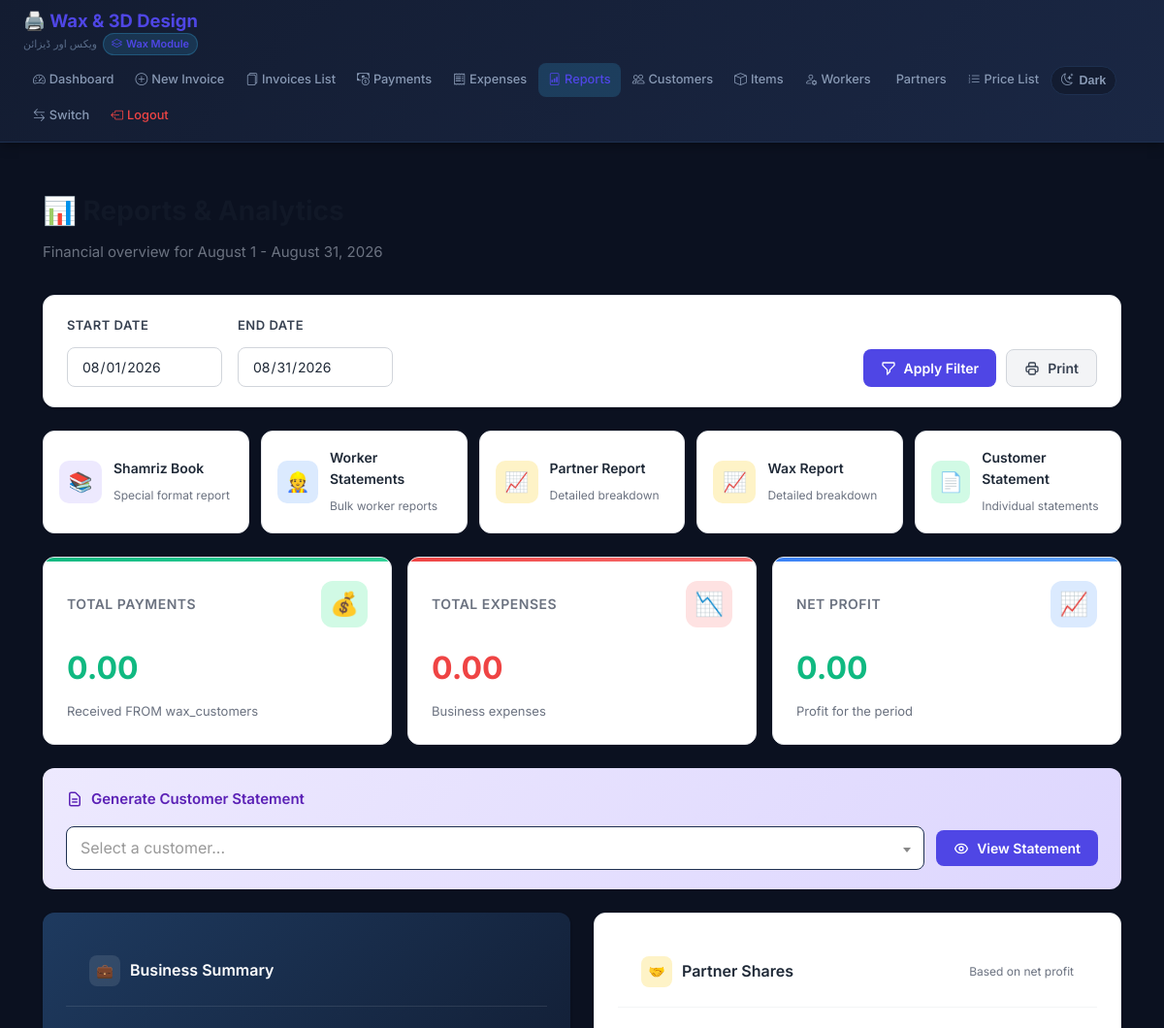
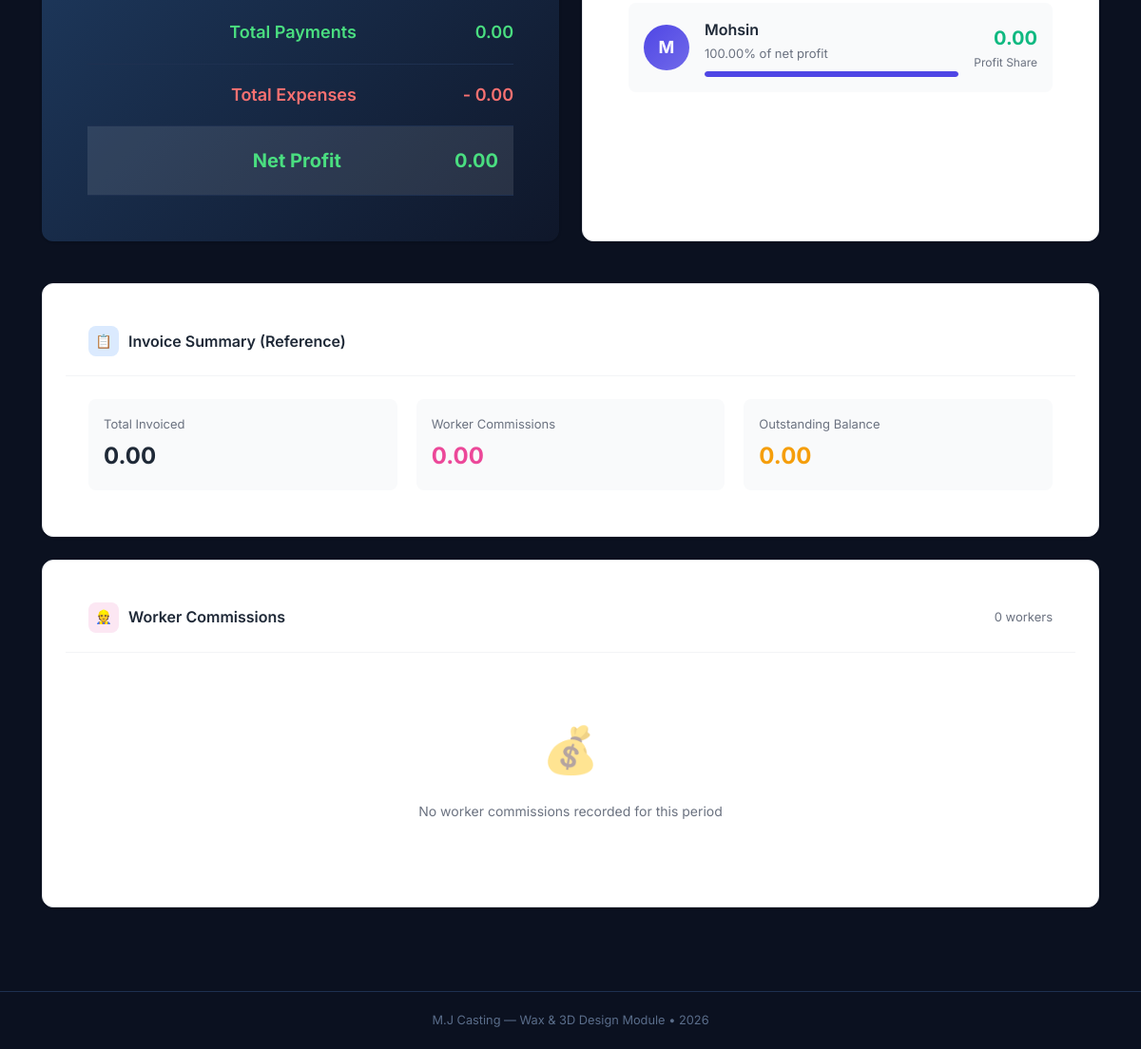
Screenshot of /wax/reports.php (signed in) with the database file from the repository (2 pictures, top to bottom).
### tables this page shows
CREATE TABLE `wax_partners` (
  `id` int(11) NOT NULL,
  `name` varchar(100) NOT NULL,
  `share_percentage` decimal(5,2) NOT NULL,
  `active` tinyint(1) DEFAULT 1
);

### wax/includes/functions.php (called while the page is built, shortened)
<?php
function format_currency($amount) {
    return number_format($amount, 2);
}

### wax/reports.php (the view, shortened to what this page needs)
<?php
require_once __DIR__ . '/includes/functions.php';
$pdo = getDB();
$start_date = $_GET['start_date'] ?? $_COOKIE['report_start_date'] ?? date('Y-m-01');
$end_date = $_GET['end_date'] ?? $_COOKIE['report_end_date'] ?? date('Y-m-t');
$stmt = $pdo->prepare("SELECT SUM(amount) FROM wax_payments WHERE payment_date BETWEEN ? AND ?");
$stmt->execute([$start_date, $end_date]);
$total_payments = $stmt->fetchColumn() ?: 0;
$stmt = $pdo->prepare("SELECT SUM(amount) FROM wax_expenses WHERE expense_date BETWEEN ? AND ?");
$stmt->execute([$start_date, $end_date]);
$total_expenses = $stmt->fetchColumn() ?: 0;
$net_profit = $total_payments - $total_expenses;
$sql = "
    SELECT
        SUM(ii.amount) as total_billed,
        SUM(ii.amount * (ii.worker_percentage / 100)) as total_worker_comm
    FROM wax_invoice_items ii
    JOIN wax_invoices i ON ii.invoice_id = i.id
    WHERE i.invoice_date BETWEEN ? AND ?
";
$stmt = $pdo->prepare($sql);
$stmt->execute([$start_date, $end_date]);
$invoice_stats = $stmt->fetch();
$total_billed = $invoice_stats['total_billed'] ?: 0;
$total_worker_comm = $invoice_stats['total_worker_comm'] ?: 0;
$sql_workers = "
    SELECT
        w.id,
        w.name,
        SUM(ii.commission_amount) as commission
    FROM wax_invoice_items ii
    JOIN wax_invoices i ON ii.invoice_id = i.id
    JOIN wax_workers w ON ii.worker_id = w.id
    WHERE i.invoice_date BETWEEN ? AND ?
    GROUP BY w.id, w.name
    HAVING commission > 0
    ORDER BY commission DESC
";
$stmt = $pdo->prepare($sql_workers);
$stmt->execute([$start_date, $end_date]);
$worker_stats = $stmt->fetchAll();
$partners = $pdo->query("SELECT name, share_percentage FROM wax_partners WHERE active = 1")->fetchAll();
include __DIR__ . '/templates/header.php';
?>
<div class="reports-container">
    <div class="page-header">
        <h1>📊 Reports & Analytics</h1>
        <p>Financial overview for <?= date('F j', strtotime($start_date)) ?> - <?= date('F j, Y', strtotime($end_date)) ?></p>
    </div>
    <div class="filter-section">
        <form method="GET" class="filter-row">
            <div class="filter-group">
                <label>Start Date</label>
                <input type="date" name="start_date" value="<?= $start_date ?>">
            </div>
            <div class="filter-group">
                <label>End Date</label>
                <input type="date" name="end_date" value="<?= $end_date ?>">
            </div>
            <div class="filter-actions">
                <button type="submit" class="btn btn-primary">
                    <svg width="16" height="16" fill="none" stroke="currentColor" viewBox="0 0 24 24">
                        <path stroke-linecap="round" stroke-linejoin="round" stroke-width="2" d="M3 4a1 1 0 011-1h16a1 1 0 011 1v2.586a1 1 0 01-.293.707l-6.414 6.414a1 1 0 00-.293.707V17l-4 4v-6.586a1 1 0 00-.293-.707L3.293 7.293A1 1 0 013 6.586V4z"/>
                    </svg>
                    Apply Filter
                </button>
                <button type="button" class="btn btn-secondary" onclick="window.print()">
                    Print
                </button>
            </div>
        </form>
    </div>
    <div class="quick-actions">
        <a href="print_shamriz_book.php?start_date=<?= $start_date ?>&end_date=<?= $end_date ?>" class="quick-action-card">
            <div class="quick-action-icon purple">📚</div>
            <div class="quick-action-text">
                <h4>Shamriz Book</h4>
                <span>Special format report</span>
            </div>
        </a>
        <a href="report_bulk_worker.php?start_date=<?= $start_date ?>&end_date=<?= $end_date ?>" class="quick-action-card">
            <div class="quick-action-icon blue">👷</div>
            <div class="quick-action-text">
                <h4>Worker Statements</h4>
                <span>Bulk worker reports</span>
            </div>
        </a>
        <a href="report_partner_advanced.php?start_date=<?= $start_date ?>&end_date=<?= $end_date ?>" class="quick-action-card">
            <div class="quick-action-icon amber">📈</div>
            <div class="quick-action-text">
                <h4>Partner Report</h4>
                <span>Detailed breakdown</span>
            </div>
        </a>
                <a href="report_wax.php?start_date=<?= $start_date ?>&end_date=<?= $end_date ?>" class="quick-action-card">
            <div class="quick-action-icon amber">📈</div>
            <div class="quick-action-text">
                <h4>Wax Report</h4>
                <span>Detailed breakdown</span>
            </div>
        </a>
        <a href="#" class="quick-action-card" onclick="document.getElementById('customerSelect').focus(); return false;">
            <div class="quick-action-icon green">📄</div>
            <div class="quick-action-text">
                <h4>Customer Statement</h4>
                <span>Individual statements</span>
            </div>
        </a>
    </div>
    <div class="stats-grid">
        <div class="stat-card payments">
            <div class="stat-header">
                <span class="stat-label">Total Payments</span>
                <div class="stat-icon">💰</div>
            </div>
            <div class="stat-value"><?= format_currency($total_payments) ?></div>
            <div class="stat-subtitle">Received FROM wax_customers</div>
        </div>
        <div class="stat-card expenses">
            <div class="stat-header">
                <span class="stat-label">Total Expenses</span>
                <div class="stat-icon">📉</div>
            </div>
            <div class="stat-value"><?= format_currency($total_expenses) ?></div>
            <div class="stat-subtitle">Business expenses</div>
        </div>
        <div class="stat-card profit">
            <div class="stat-header">
                <span class="stat-label">Net Profit</span>
                <div class="stat-icon"><?= $net_profit >= 0 ? '📈' : '📉' ?></div>
            </div>
            <div class="stat-value"><?= format_currency($net_profit) ?></div>
            <div class="stat-subtitle"><?= $net_profit >= 0 ? 'Profit' : 'Loss' ?> for the period</div>
        </div>
    </div>
    <div class="customer-statement-section">
        <h4>
            <svg width="18" height="18" fill="none" stroke="currentColor" viewBox="0 0 24 24">
                <path stroke-linecap="round" stroke-linejoin="round" stroke-width="2" d="M9 12h6m-6 4h6m2 5H7a2 2 0 01-2-2V5a2 2 0 012-2h5.586a1 1 0 01.707.293l5.414 5.414a1 1 0 01.293.707V19a2 2 0 01-2 2z"/>
            </svg>
            Generate Customer Statement
        </h4>
        <form action="statement_customer.php" method="GET" class="customer-statement-form">
            <div class="select-wrapper">
            </div>
            <button type="submit" class="btn btn-primary">
                View Statement
            </button>
        </form>
    </div>
    <div class="content-grid">
        <div class="card summary-card">
            <div class="card-header">
                <h3>
                    <span class="icon" style="background: rgba(255,255,255,0.1);">💼</span>
                    Business Summary
                </h3>
            </div>
            <div class="card-body">
                <table class="summary-table">
                    <tr>
                        <td class="text-green">Total Payments</td>
                        <td class="text-green"><?= format_currency($total_payments) ?></td>
                    </tr>
                    <tr>
                        <td class="text-red">Total Expenses</td>
                        <td class="text-red">- <?= format_currency($total_expenses) ?></td>
                    </tr>
                    <tr class="total">
                        <td class="<?= $net_profit >= 0 ? 'profit-positive' : 'profit-negative' ?>">Net Profit</td>
                        <td class="<?= $net_profit >= 0 ? 'profit-positive' : 'profit-negative' ?>">
                            <?= format_currency($net_profit) ?>
                        </td>
                    </tr>
                </table>
            </div>
        </div>
        <div class="card">
            <div class="card-header">
                <h3>
                    <span class="icon" style="background: #fef3c7; color: #d97706;">🤝</span>
                    Partner Shares
                </h3>
                <span style="font-size: 12px; color: var(--gray-500);">Based on net profit</span>
            </div>
            <div class="card-body">
                <div class="partner-grid">
                    <?php foreach ($partners as $index => $p):
                        $share_amt = $net_profit * ($p['share_percentage'] / 100);
                        $colors = ['#4f46e5', '#7c3aed', '#2563eb', '#0891b2'];
                        $color = $colors[$index % count($colors)];
                    ?>
                    <div class="partner-card">
                        <div class="partner-avatar" style="background: linear-gradient(135deg, <?= $color ?> 0%, <?= $color ?>cc 100%);">
                            <?= strtoupper(substr($p['name'], 0, 1)) ?>
                        </div>
                        <div class="partner-info">
                            <div class="partner-name"><?= htmlspecialchars($p['name']) ?></div>
                            <div class="partner-percentage"><?= $p['share_percentage'] ?>% of net profit</div>
                            <div class="progress-bar">
                                <div class="progress-fill" style="width: <?= $p['share_percentage'] ?>%; background: <?= $color ?>;"></div>
                            </div>
                        </div>
                        <div class="partner-amount">
                            <div class="value"><?= format_currency($share_amt) ?></div>
                            <div class="label"><?= $share_amt >= 0 ? 'Profit Share' : 'Loss Share' ?></div>
                        </div>
                    </div>
                    <?php endforeach; ?>
                </div>
            </div>
        </div>
    </div>
    <div class="card" style="margin-bottom: 24px;">
        <div class="card-header">
            <h3>
                <span class="icon" style="background: #dbeafe; color: #2563eb;">📋</span>
                Invoice Summary (Reference)
            </h3>
        </div>
        <div class="card-body">
            <div style="display: grid; grid-template-columns: repeat(auto-fit, minmax(200px, 1fr)); gap: 20px;">
                <div style="padding: 16px; background: var(--gray-50); border-radius: var(--radius-sm);">
                    <div style="font-size: 13px; color: var(--gray-500); margin-bottom: 4px;">Total Invoiced</div>
                    <div style="font-size: 24px; font-weight: 700; color: var(--gray-800);"><?= format_currency($total_billed) ?></div>
                </div>
                <div style="padding: 16px; background: var(--gray-50); border-radius: var(--radius-sm);">
                    <div style="font-size: 13px; color: var(--gray-500); margin-bottom: 4px;">Worker Commissions</div>
                    <div style="font-size: 24px; font-weight: 700; color: #ec4899;"><?= format_currency($total_worker_comm) ?></div>
                </div>
                <div style="padding: 16px; background: var(--gray-50); border-radius: var(--radius-sm);">
                    <div style="font-size: 13px; color: var(--gray-500); margin-bottom: 4px;">Outstanding Balance</div>
                    <div style="font-size: 24px; font-weight: 700; color: var(--warning);"><?= format_currency($total_billed - $total_payments) ?></div>
                </div>
            </div>
        </div>
    </div>
    <div class="card">
        <div class="card-header">
            <h3>
                <span class="icon" style="background: #fce7f3; color: #ec4899;">👷</span>
                Worker Commissions
            </h3>
            <span style="font-size: 13px; color: var(--gray-500);"><?= count($worker_stats) ?> workers</span>
        </div>
        <?php if (!empty($worker_stats)): ?>
        <table class="worker-table">
            <thead>
                <tr>
                    <th>Worker</th>
                    <th style="text-align: right;">Commission Amount</th>
                    <th style="text-align: right; width: 120px;">Actions</th>
                </tr>
            </thead>
            <tbody>
                <?php
                $max_commission = max(array_column($worker_stats, 'commission'));
                foreach ($worker_stats as $w):
                    $percentage = $max_commission > 0 ? ($w['commission'] / $max_commission) * 100 : 0;
                ?>
                <tr>
                    <td>
                        <div class="worker-info">
                            <div class="worker-avatar">
                                <?= strtoupper(substr($w['name'], 0, 2)) ?>
                            </div>
                            <div>
                                <div class="worker-name"><?= htmlspecialchars($w['name']) ?></div>
                                <div style="margin-top: 4px;">
                                    <div class="progress-bar" style="width: 100px; height: 4px;">
                                        <div class="progress-fill" style="width: <?= $percentage ?>%; background: linear-gradient(90deg, #f0abfc, #c084fc);"></div>
                                    </div>
                                </div>
                            </div>
                        </div>
                    </td>
                    <td style="text-align: right;">
                        <span class="commission-amount"><?= format_currency($w['commission']) ?></span>
                    </td>
                    <td style="text-align: right;">
                        <a href="statement_worker.php?worker_id=<?= $w['id'] ?>&start_date=<?= $start_date ?>&end_date=<?= $end_date ?>"
                           class="btn btn-secondary btn-sm">
                            <svg width="14" height="14" fill="none" stroke="currentColor" viewBox="0 0 24 24">
                                <path stroke-linecap="round" stroke-linejoin="round" stroke-width="2" d="M9 12h6m-6 4h6m2 5H7a2 2 0 01-2-2V5a2 2 0 012-2h5.586a1 1 0 01.707.293l5.414 5.414a1 1 0 01.293.707V19a2 2 0 01-2 2z"/>
                            </svg>
                            Statement
                        </a>
                    </td>
                </tr>
                <?php endforeach; ?>
            </tbody>
        </table>
        <?php else: ?>
        <div class="card-body">
            <div class="empty-state">
                <div class="icon">💰</div>
                <p>No worker commissions recorded for this period</p>
            </div>
        </div>
        <?php endif; ?>
    </div>
</div>
<?php include __DIR__ . '/templates/footer.php'; ?>

### rows the page displays
wax_partners: name "M", name "Mohsin", share_percentage "100.00", share_amt "0.00", shows "Profit Share"

### other values shown
date('F j', strtotime($start_date)) "August 1"
date('F j, Y', strtotime($end_date)) "August 31, 2026"
format_currency($total_payments) "0.00"
format_currency($total_expenses) "0.00"
format_currency($net_profit) "0.00"
format_currency($total_billed) "0.00"
format_currency($total_worker_comm) "0.00"
format_currency($total_billed - $total_payments) "0.00"
count($worker_stats) "0"
